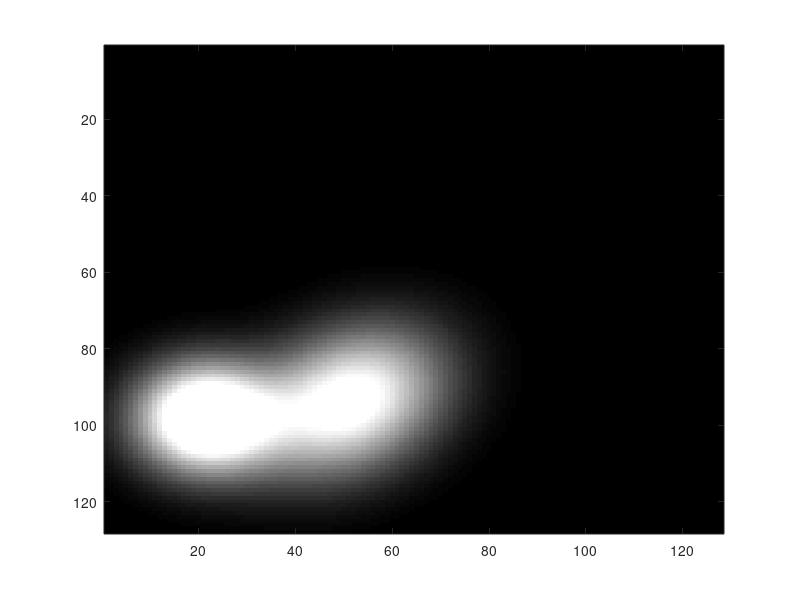

MATLAB code to generate this figure: (Note: this script raises an error after producing the figure.)
%% implementation of the Radon barycenter
%% author: Nicolas Bonneel, 2013

N = 128;         % size of pdfs
N_imgs = 3;      % number of pdfs
N_interp = 201;  % number of time steps
use_fast_slant_stack = 1; % matlab's radon or not


% generates N_imgs  NxN 2D pdfs
Imgs = zeros(N,N,N_imgs);
for i=1:N
    for j=1:N
        Imgs(i,j,1) = exp(- ((i-2.3*N/3)^2 + (j-0.5*N/3)^2)/(2*(N/13)^2))/(N/13) + exp(- ((i-2.2*N/3)^2 + (j-1.2*N/3)^2 + (i-2.2*N/3)*(j-1.2*N/3)*0.5)/(2*(N/10)^2))/(N/10);
        Imgs(i,j,2) = exp(- ((i-0.7*N/3)^2*4 + (j-2*N/3)^2)/(2*(N/5)^2))/(N/5) + exp(- ((i-N/2)^2 + (j-3*N/4)^2)/(2*(N/9)^2))/(N/9) + exp(- ((i-0.8*N/3)^2*2 + (j-3*N/4)^2)/(2*(N/6)^2))/(N/6);
        Imgs(i,j,3) = exp(- ((i-1*N/3)^2 + (i-1*N/3)*(j-1.3*N/3)*4 + (j-1.3*N/3)^2*6)/(2*(N/7)^2))/(N/7) + exp(- ((i-1*N/3)^2 + 0.6*(i-1*N/3)*(j-1*N/4) + (j-1*N/4)^2*3)/(2*(N/8)^2))/(N/8)  + exp(- ((i-0.6*N/3)^2*3 + 1.3*(i-0.6*N/3)*(j-1*N/5) + (j-1*N/5)^2)/(2*(N/8)^2))/(N/8) + exp(- ((i-1*N/4)^2*2 + (j-1*N/5)^2)/(2*(N/6)^2))/(N/6);
        %Imgs(i,j,4) = exp(- ((i-2.3*N/3)^2 + (j-2.3*N/3)^2*6)/(2*(N/7)^2))/(N/7) + exp(- ((i-2*N/3)^2 + (j-3*N/4)^2*3)/(2*(N/8)^2))/(N/8)  + exp(- ((i-2.6*N/3)^2*3 + (j-3*N/5)^2)/(2*(N/8)^2))/(N/8) + exp(- ((i-2*N/4)^2*2 + (j-3*N/5)^2)/(2*(N/6)^2))/(N/6);
    end;
end;

% normalizes
for i=1:N_imgs
    Imgs(:,:,i)=Imgs(:,:,i)/sum(sum(Imgs(:,:,i)));
end

% display the first one
cte = 100./max(max(Imgs(:,:,1)));
figure(1);
image(Imgs(:,:,1)*cte);
colormap('gray')

% precompute Radon transforms
tic;
radon_pdfs = cell(N_imgs,1);
if (use_fast_slant_stack)
    addpath('../fast-slant-stack/SlantStackP');
    for i=1:N_imgs
        radon_pdfs{i} = max(0, real(FastSlantStack(Imgs(:,:,i))))*N*2/sqrt(2);
    end;
else
    for i=1:N_imgs
        radon_pdfs{i} = radon(Imgs(:,:,i), 0:179);
    end
end
toc;


% generates a path from pdf1 to pdf2, then to pdf3, then to their
% barycenter
tic;
result = zeros( N, N, N_interp);
% matlabpool(8);
parfor i=1:N_interp
    
    t = (i-1)/(N_interp-1);    
    if (t<0.25)
        a = t/0.25;
        b = 1-a;
    else
        if (t<0.5)
            a = 1-(t-0.25)/0.25;
            b=0;
        else
            if (t<0.75)
                a = 0;
                b = (t-0.5)/0.25;
            else
                a = (t-0.75)/0.25 * 1/3.;
                b = 1. - (t-0.75)/0.25 * 2/3.;
            end
        end;
    end;
    
    radonInterp = interp_pdfs_Nd_radon(radon_pdfs{:}, a, b, 1.-a-b);
    
    if (use_fast_slant_stack)
        result(:,:,i) = real(Inv_FastSlantStack(radonInterp))*sqrt(2)/(N*2);
    else
        result(:,:,i) = iradon(radonInterp, 0:179, 'linear', 'Hann', 1., N);
    end;
    
end;
matlabpool close;
toc

% display result
for i=1:N_interp
    figure(1);
    image(squeeze(result(:,:, i)*cte));
    colormap('gray')
    anim(i) = getframe;
end
movie(anim,1,10);
